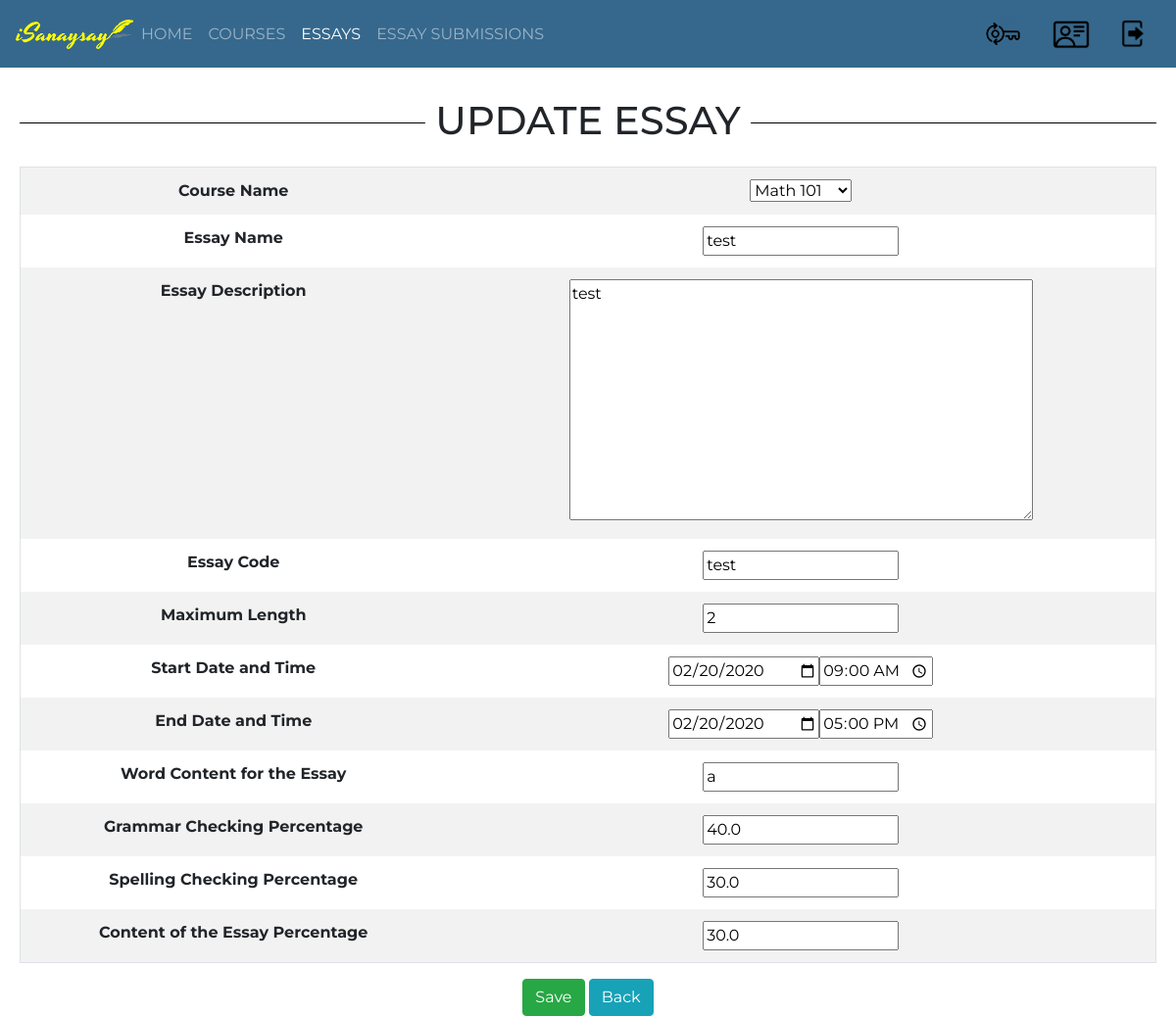
The app's page /isanaysay/update_essay/3 (signed in) with its own data.
### users/models.py (models this page shows, shortened)
class Essay(models.Model):
    course = models.ForeignKey(Course, verbose_name="Course", on_delete = models.CASCADE)
    name = models.CharField(verbose_name="Essay Name", max_length=300)
    essay_description = models.CharField(verbose_name="Essay Description", max_length=1500)
    essay_code = models.CharField(verbose_name="Essay Code", max_length=100)
    maximum_length = models.IntegerField(verbose_name="Maximum Length")
    start_date_time = models.DateTimeField(verbose_name="Essay Start Date and Time")
    end_date_time = models.DateTimeField(verbose_name="Essay End Date and Time")
    criteria_no_1 = models.FloatField(verbose_name="Grammar",default=0)
    criteria_no_2 = models.FloatField(verbose_name="Spelling",default=0)
    criteria_no_3 = models.FloatField(verbose_name="Content",default=0)
    words = models.CharField(verbose_name="Words",max_length=10000,default="")

### users/views.py (the view)
# urls.py: url(r'^update_essay/(?P<essay_id>\d+)$', update_essay, name='update-essay'),
def update_essay(request, essay_id):
    if request.user.is_authenticated:
        template = "update_essay.html"
        user_id = request.user.id
        essay = Essay.objects.get(id=int(essay_id))
        if request.method == "POST":
            form = EssayForm(user_id,request.POST, instance=essay)
            if form.is_valid():
                form.save()
                context = {
                    'essay_form': EssayForm(user_id,instance=essay),
                }
        else:
            context = {
                'essay_form': EssayForm(user_id,instance=essay),
            }
        return render(request, template, context)
    else:
        return HttpResponseRedirect(reverse_lazy('index'))

### users/forms.py
class EssayForm(forms.ModelForm):
	essay_description = forms.CharField(widget=forms.Textarea(attrs={"rows":10, "cols":50}))
	start_date_time = forms.SplitDateTimeField(label='What is the essay start date and time?', widget=forms.SplitDateTimeWidget(date_attrs={'type':'date'},time_attrs={'type':'time'}))
	end_date_time = forms.SplitDateTimeField(label='What is the essay end date and time?', widget=forms.SplitDateTimeWidget(date_attrs={'type':'date'},time_attrs={'type':'time'}))
	class Meta:
		model = Essay
		fields = '__all__'
	def __init__(self, user_id, *args, **kwargs):
		print(user_id)
		super(EssayForm, self).__init__(*args, **kwargs)
		self.fields['course'].queryset = Course.objects.filter(teacher__id=user_id)

### users/models.py (called while the page is built)
    def __str__(self):
        return "%s" % self.course_code

### templates/update_essay.html (shortened to what this page needs)
{% extends 'base.html' %}
{% block content %}
	<div id="parent"><div id="child"><br/><br/><br/>
		<h1><span>UPDATE ESSAY</span></h1><br/>
		<form role="form" action="" method="POST">
			<table class="table table-bordered table-striped">
				<tbody>
					<tr>
						<th>Course Name</th>
						<th>{{ essay_form.course }}</th>
					</tr>
					<tr>
						<th>Essay Name</th>
						<th>{{ essay_form.name }}</th>
					</tr>
					<tr>
						<th>Essay Description</th>
						<th>{{ essay_form.essay_description }}</th>
					</tr>
					<tr>
						<th>Essay Code</th>
						<th>{{ essay_form.essay_code }}</th>
					</tr>
					<tr>
						<th>Maximum Length</th>
						<th>{{ essay_form.maximum_length }}</th>
					</tr>
					<tr>
						<th>Start Date and Time</th>
						<th>{{ essay_form.start_date_time }}</th>
					</tr>
					<tr>
						<th>End Date and Time</th>
						<th>{{ essay_form.end_date_time }}</th>
					</tr>
					<tr>
						<th>Word Content for the Essay</th>
						<th>{{ essay_form.words }}</th>
					</tr>
					<tr>
						<th>Grammar Checking Percentage</th>
						<th>{{ essay_form.criteria_no_1 }}</th>
					</tr>
					<tr>
						<th>Spelling Checking Percentage</th>
						<th>{{ essay_form.criteria_no_2 }}</th>
					</tr>
					<tr>
						<th>Content of the Essay Percentage</th>
						<th>{{ essay_form.criteria_no_3 }}</th>
					</tr>
				</tbody>
			</table>
			<button type="submit" class="btn btn-success">Save</button>
			<a href="{% url 'view-essays' %}" class="btn btn-info">Back</a>
		</form>
	</div></div>
{% endblock %}

### templates/base.html (style rules this page uses)
h1 { width: 100%; text-align: center; border-bottom: 1px solid #000; line-height: 0.1em; margin: 10px 0 20px; }
h1 span { background:#fff; padding:0 10px; }
body { font-family: 'Montserrat'; }
.table-bordered td, .table-bordered th { border:0; }
#parent { display: table; width: 100%; }
#child { display: table-cell; text-align: center; vertical-align: middle; padding-left:20px; padding-right:20px; }

### records on screen
Essay: course "Math 101", name "test", essay_description "test", essay_code "test", maximum_length "2", words "a", criteria_no_1 "40.0", criteria_no_2 "30.0", criteria_no_3 "30.0"
